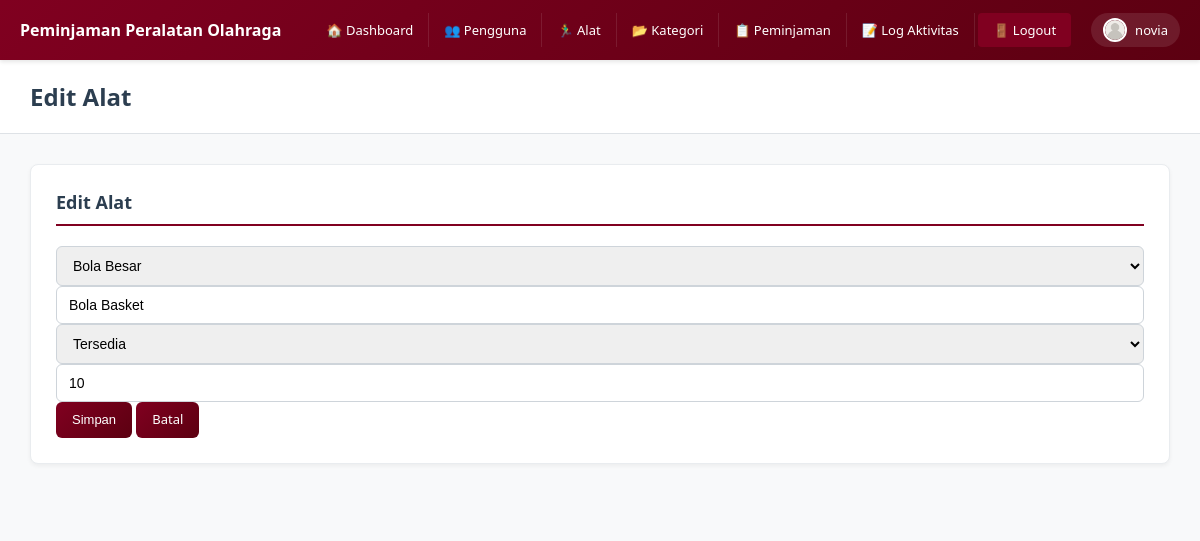
Screenshot of /admin/editAlat?id=5 (signed in) with the database file from the repository.
### tables this page shows
CREATE TABLE `alat` (
  `id_alat` int NOT NULL,
  `id_kategori` int NOT NULL,
  `nama_alat` varchar(30) NOT NULL,
  `kondisi` enum('Tersedia','Tidak Tersedia','') NOT NULL,
  `stok` int NOT NULL,
  `deleted_at` datetime DEFAULT NULL
);

CREATE TABLE `kategori` (
  `id_kategori` int NOT NULL,
  `nama_kategori` varchar(50) NOT NULL
);

### controllers/AdminController.php (called while the page is built, shortened)
<?php
class AdminController extends Controller {
    public function editAlat() {
        $model = $this->model('AdminModel');
        $data['judul'] = "Edit Alat";
        $data['alat'] = $model->getAlatById($_GET['id']);
        $data['kategori'] = $this->model('KategoriModel')->getAll();
        $this->view('admin/EditAlat', $data);
    }
}

### core/App.php (called while the page is built, shortened)
<?php
class App {
    protected $method = 'index';
    public function __construct() {
        $url = $this->parseURL();
        if (!empty($url[0])) {
            $controllerName = ucfirst($url[0]);
            if (file_exists(__DIR__ . '/../controllers/' . $controllerName . 'Controller.php')) {
                unset($url[0]);
            }
            elseif (file_exists(__DIR__ . '/../controllers/' . $controllerName . '.php')) {
                $this->controller = $controllerName;
                unset($url[0]);
            }
        }
        $this->controller = new $this->controller;
        if (isset($url[1]) && method_exists($this->controller, $url[1])) {
            $this->method = $url[1];
            unset($url[1]);
        }
        $this->params = $url ? array_values($url) : [];
        call_user_func_array([$this->controller, $this->method], $this->params);
    }
    public function parseURL() {
        if (isset($_GET['url'])) {
            $url = $_GET['url'];
            $url = ltrim($url, '/');
            $url = rtrim($url, '/');
            $url = filter_var($url, FILTER_SANITIZE_URL);
            return explode('/', $url);
        }
        return [];
    }
}

### Index.php (called while the page is built, shortened)
<?php
require_once __DIR__ . '/config/Database.php';
require_once __DIR__ . '/core/Controller.php';
require_once __DIR__ . '/core/App.php';
$app = new App();

### models/KategoriModel.php (called while the page is built, shortened)
<?php
class KategoriModel {
    private $db;
    public function __construct() {
        $this->db = Database::getInstance()->getConnection();
    }
    public function getAll() {
        $stmt = $this->db->query("SELECT * FROM kategori");
        return $stmt->fetchAll();
    }
}

### config/Database.php (called while the page is built, shortened)
<?php
class Database {
    private $host     = 'localhost';
    private $db_name  = 'peminjaman_peralatan_olahraga';
    private $username = 'root';
    private $password = '';
    private static $instance = null;
    private $conn;
    private function __construct() {
        try {
            $dsn = "mysql:host={$this->host};dbname={$this->db_name};charset=utf8mb4";
            $options = [
                PDO::ATTR_ERRMODE            => PDO::ERRMODE_EXCEPTION,
                PDO::ATTR_DEFAULT_FETCH_MODE => PDO::FETCH_ASSOC,
                PDO::ATTR_EMULATE_PREPARES   => false,
            ];
            $this->conn = new PDO($dsn, $this->username, $this->password, $options);
        } catch (PDOException $e) {
            die("Koneksi Database Gagal: " . $e->getMessage());
        }
    }
    public static function getInstance() {
        if (self::$instance === null) {
            self::$instance = new Database();
        }
        return self::$instance;
    }
    public function getConnection() {
        return $this->conn;
    }
}

### models/AdminModel.php (called while the page is built, shortened)
<?php
class AdminModel {
    private $db;
    public function __construct() {
        $this->db = Database::getInstance()->getConnection();
    }
    public function getAlatById($id) {
        $stmt = $this->db->prepare("SELECT * FROM alat WHERE id_alat = ?");
        $stmt->execute([$id]);
        return $stmt->fetch();
    }
}

### views/admin/EditAlat.php (the view, shortened to what this page needs)
<?php include __DIR__ . '/../layout/header.php';  ?>
<div class="box">
    <h3>Edit Alat</h3>
    <form method="POST">
        <select name="id_kategori" required>
            <?php foreach ($data['kategori'] as $k) : ?>
                <option value="<?= $k['id_kategori']; ?>"
                    <?= $data['alat']['id_kategori'] == $k['id_kategori'] ? 'selected' : ''; ?>>
                    <?= htmlspecialchars($k['nama_kategori']); ?>
                </option>
            <?php endforeach; ?>
        </select>
        <input name="nama_alat" placeholder="Nama Alat" required
               value="<?= htmlspecialchars($data['alat']['nama_alat']); ?>">
        <select name="kondisi" required>
            <option value="Tersedia"
                <?= $data['alat']['kondisi'] === 'Tersedia' ? 'selected' : ''; ?>>
                Tersedia
            </option>
        </select>
        <input name="stok" type="number" placeholder="Stok" min="1" required
               value="<?= $data['alat']['stok']; ?>">
        <button name="update_alat" class="button">Simpan</button>
        <a class="btn-modal" href="<?= BASEURL; ?>/admin/alat">Batal</a>
    </form>
</div>

### assets/style.css (style rules this page uses)
* { margin:0; padding:0; box-sizing:border-box; }
body { font-family:'Segoe UI', Tahoma, Geneva, Verdana, sans-serif; background:#f8f9fa; padding-top:60px; }
.content h3 { color:#2c3e50; font-size:20px; margin-bottom:20px; font-weight:600; }
input, select, textarea { width:100%; padding:10px 12px; border:1px solid #ced4da; border-radius:6px; font-size:14px; transition:border-color 0.3s, box-shadow 0.3s; }
button, .button, .btn, .btn-primary, .btn-success, .btn-info, .btn-secondary, .btn-danger, .btn-warning, .btn-modal { background:linear-gradient(135deg, #800020 0%, #5c0011 100%); color:white; border:none; padding:8px 16px; border-radius:6px; cursor:pointer; font-size:13px; font-weight:500; text-decoration:none; display:inline-block; transition:all 0.3s; text-align:center; line-height:1.5; }
.box { background:white; padding:25px; border:1px solid #e9ecef; border-radius:8px; margin-bottom:20px; box-shadow:0 2px 4px rgba(0,0,0,0.05); }
.box h3 { color:#2c3e50; margin-bottom:20px; font-size:18px; font-weight:600; padding-bottom:10px; border-bottom:2px solid #800020; }

### views/layout/Header.php (style rules this page uses)
* { margin:0; padding:0; box-sizing:border-box; }
body { font-family:'Segoe UI', Tahoma, Geneva, Verdana, sans-serif; background:#f8f9fa; padding-top:60px; }
.content h3 { color:#2c3e50; font-size:20px; margin-bottom:20px; font-weight:600; }
input, select, textarea { width:100%; padding:10px 12px; border:1px solid #ced4da; border-radius:6px; font-size:14px; transition:border-color 0.3s, box-shadow 0.3s; }
button, .button, .btn, .btn-primary, .btn-success, .btn-info, .btn-secondary, .btn-danger, .btn-warning, .btn-modal { background:linear-gradient(135deg, #800020 0%, #5c0011 100%); color:white; border:none; padding:8px 16px; border-radius:6px; cursor:pointer; font-size:13px; font-weight:500; text-decoration:none; display:inline-block; transition:all 0.3s; text-align:center; line-height:1.5; }
.box { background:white; padding:25px; border:1px solid #e9ecef; border-radius:8px; margin-bottom:20px; box-shadow:0 2px 4px rgba(0,0,0,0.05); }
.box h3 { color:#2c3e50; margin-bottom:20px; font-size:18px; font-weight:600; padding-bottom:10px; border-bottom:2px solid #800020; }

### rows the page displays
alat: id_kategori "Bola Besar", nama_alat "Bola Basket", kondisi "Tersedia", stok "10"

### other values shown
$_SESSION['nama'] "novia"
$data['judul'] "Edit Alat"
